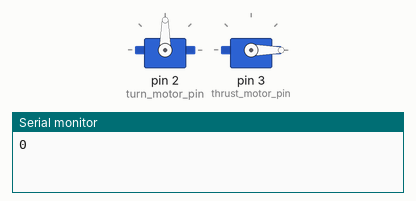
This sketch was run on a simulated Arduino Uno, built with avr-gcc and run on an emulated ATmega328P. Parts: 2 × servo, the last lines printed to the serial monitor.

Above: at 0.05 s.
At 3.0 s:
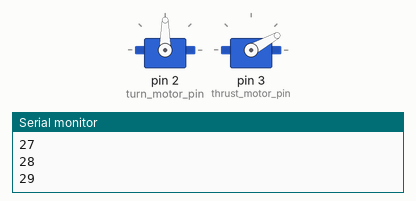
At 4.1 s:
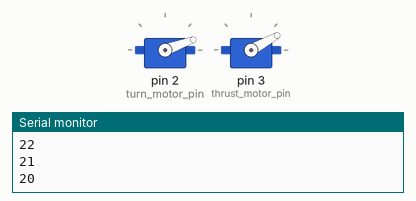
At 6.0 s:
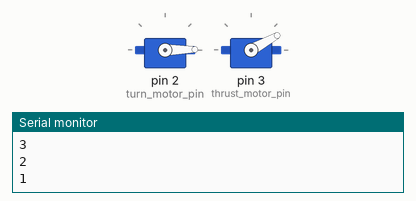
Timing chart, 0 to 7.8 s (numbered marks = the images above):
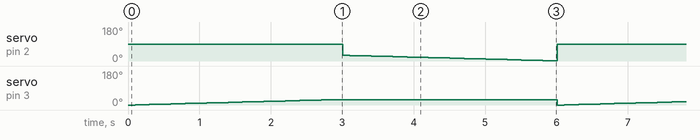

The sketch:

motor_test_3.ino
```cpp
#include <Servo.h>

const int turn_motor_pin = 2;
const int thrust_motor_pin = 3;

Servo turn_motor;
Servo thrust_motor;

void setup(){
  Serial.begin(9600);
  pinMode(turn_motor_pin, OUTPUT);
  pinMode(thrust_motor_pin, OUTPUT);
  turn_motor.attach(turn_motor_pin);
  thrust_motor.attach(thrust_motor_pin);


  // put your setup code here, to run once:

}

void loop() {

  turn_motor.write(90);
  //thrust_motor.write(30);

  for(int i=0; i<30; ++i){
    //turn_motor.write(i);
    thrust_motor.write(i);
    Serial.println(i);
    delay(100);
  }

  for(int i=30; i>0; --i){
    turn_motor.write(i);
    //thrust_motor.write(i);
    Serial.println(i);
    delay(100);
  }
}
```

Measured:
- by itself, servo on pin 2 (turn_motor_pin): ramps from 90° to 1° and jumps back, once every 6.0 s
- by itself, servo on pin 3 (thrust_motor_pin): ramps from 0° to 29° and jumps back, once every 6.0 s
